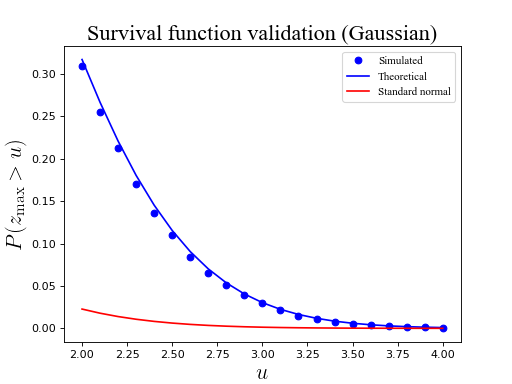

The Python source for this figure:
import numpy as np
from matplotlib import pyplot
import rft1d

np.random.seed(123456789)
nResponses = 10000
nNodes     = 101
FWHM       = 10.0

#(1) Generate Gaussian 1D fields and extract maxima:
y          = rft1d.randn1d(nResponses, nNodes, FWHM)
ymax       = y.max(axis=1)

#(2) Survival functions for field maximum:
heights    = np.linspace(2, 4, 21)
sf         = np.array(  [ (ymax>u).mean()  for u in heights]  )
sfE        = rft1d.norm.sf(heights, nNodes, FWHM)  #theoretical
sfN        = rft1d.norm.sf0d(heights) #theoretical (0D)

#(3) Plot results:
pyplot.close('all')
name       = 'Times New Roman'
ax         = pyplot.axes()
ax.plot(heights, sf, 'bo', label='Simulated')
ax.plot(heights, sfE, 'b-', label='Theoretical')
ax.plot(heights, sfN, 'r-', label='Standard normal')
ax.set_xlabel(r'$u$', size=20, usetex=True)
ax.set_ylabel(r'$P (z_\mathrm{max} > u)$', size=20, usetex=True)
leg = ax.legend()
pyplot.setp( leg.get_texts(), name=name )
ax.set_title('Survival function validation (Gaussian)', size=20, name=name)
pyplot.show()
